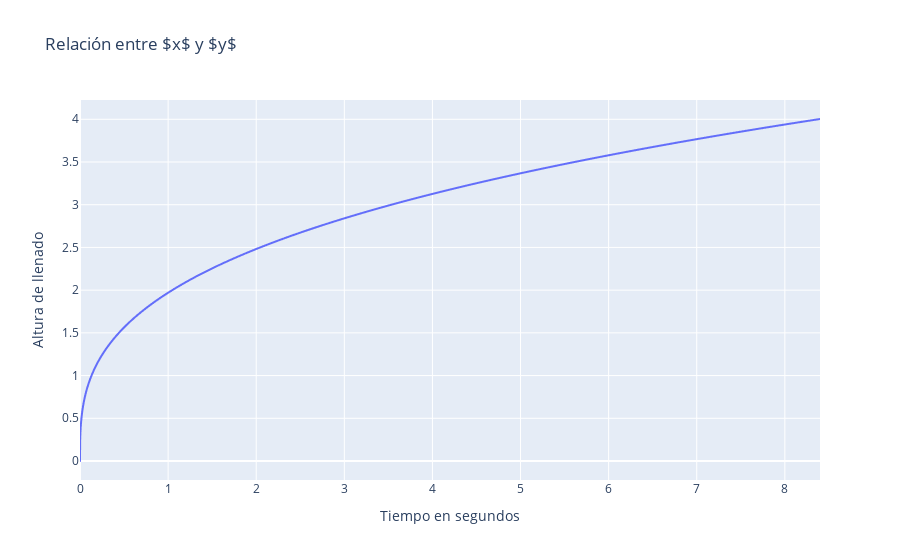

This figure's notebook cell:
### Code cell
import pandas as pd 
import plotly.express as px


fig = px.scatter(tabla,x = tabla.keys()[0], y = tabla.keys()[1], \
                 title=r'Altura de llanado $h(t)$')

fig = px.line(tabla,x = tabla.keys()[0], y = tabla.keys()[1],\
  title=r'Relación entre $x$ y $y$')

fig.show()

fig.write_html('relacion_entre_x_e_y.html', auto_open=True)

### Figure 1 — Plotly figure (JSON) as saved in the notebook; plotly's stock layout.template omitted (floating-point values rounded to 4 significant figures; data arrays with more than 128 entries replaced by an {"elided": "..."} marker saying what was removed)
{"data": [{"hovertemplate": "Tiempo en segundos=%{x}<br>Altura de llenado=%{y}<extra></extra>", "legendgroup": "", "line": {"color": "#636efa", "dash": "solid"}, "marker": {"symbol": "circle"}, "mode": "lines", "name": "", "showlegend": false, "type": "scattergl", "x": {"elided": "8400 float values"}, "xaxis": "x", "y": {"elided": "8400 float values"}, "yaxis": "y"}], "layout": {"legend": {"tracegroupgap": 0}, "title": {"text": "Relación entre $x$ y $y$"}, "xaxis": {"anchor": "y", "domain": [0, 1], "title": {"text": "Tiempo en segundos"}}, "yaxis": {"anchor": "x", "domain": [0, 1], "title": {"text": "Altura de llenado"}}}}
